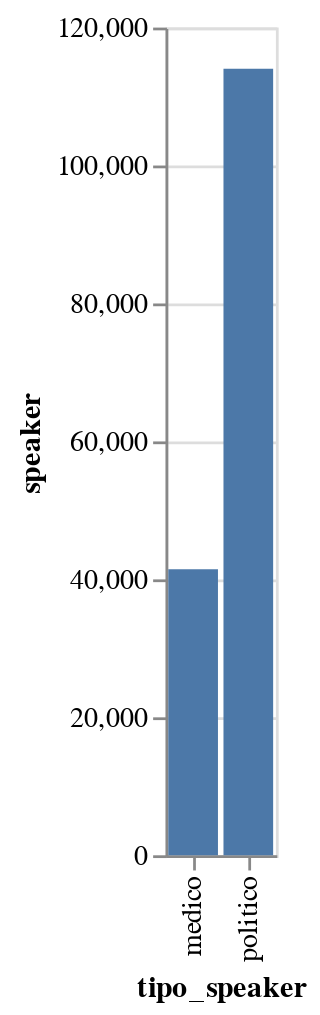

Notebook code cell kept with this figure:
### Code cell
alt.Chart(cuenta_frq).mark_bar().encode(
    x = 'tipo_speaker',
    y = 'speaker'
)

### Figure 1 — Vega-Lite specification as saved in the notebook (floating-point values rounded to 4 significant figures)
{"config": {"view": {"continuousWidth": 400, "continuousHeight": 300}}, "data": {"name": "data-3e7b90b02f3df02d9d5843a070383abf"}, "mark": "bar", "encoding": {"x": {"type": "nominal", "field": "tipo_speaker"}, "y": {"type": "quantitative", "field": "speaker"}}, "$schema": "https://vega.github.io/schema/vega-lite/v4.8.1.json", "datasets": {"data-3e7b90b02f3df02d9d5843a070383abf": [{"tipo_speaker": "medico", "speaker": 41488}, {"tipo_speaker": "politico", "speaker": 114019}]}}
